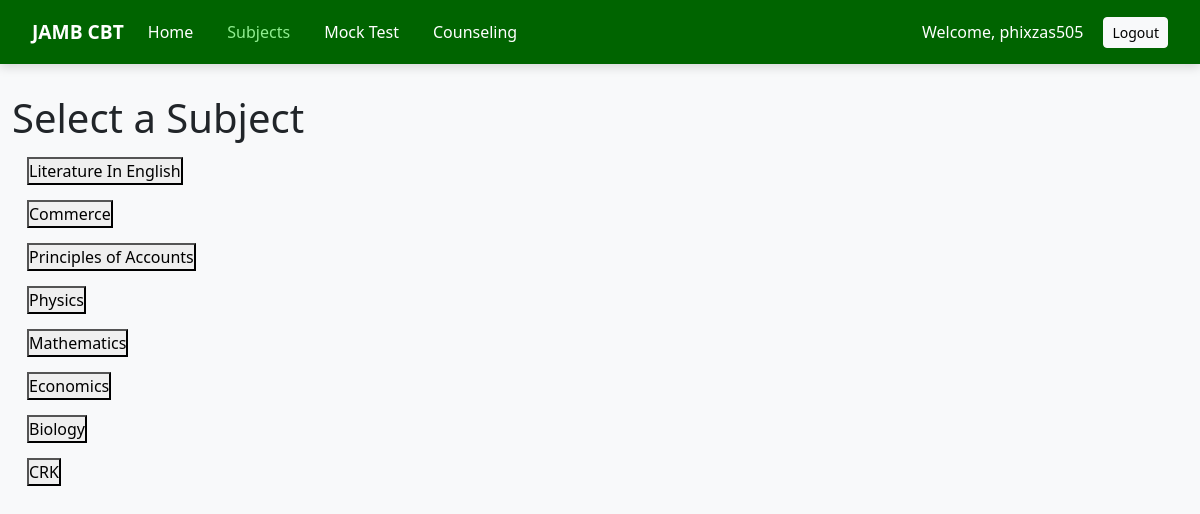
/exams/subjects/ (signed in), run on the app's committed database.
### exams/models.py (models this page shows, shortened)
class Subject(models.Model):
    name = models.CharField(max_length=200)

### exams/views.py (the view)
# urls.py: path("subjects/", views.subjects, name="subjects"),
def subjects(request):
    subjects = Subject.objects.exclude(name__iexact="use of english")
    return render(
        request,
        "exams/subjects.html",
        {
            "subjects": subjects
        }
    )

### exams/templates/exams/subjects.html
{% extends "exams/base.html" %}
{% block content %}
<h1>Select a Subject</h1>
{% for subject in subjects %}
<div style="margin:15px">
<a href="/exams/past/{{ subject.id }}/">
<button>{{ subject.name }}</button>
</a>
</div>
{% endfor %}
{% endblock %}

### exams/templates/exams/base.html (shortened to what this page needs)
<!DOCTYPE html>
<html lang="en">
<head>
    <link href="https://cdn.jsdelivr.net/npm/bootstrap@5.3.3/dist/css/bootstrap.min.css" rel="stylesheet">
</head>
<body>
    <nav class="navbar navbar-expand-lg navbar-dark">
        <div class="container-fluid">
            <a class="navbar-brand" href="{% url 'home' %}">JAMB CBT</a>
            <div class="collapse navbar-collapse justify-content-between" id="navbarNav">
                <ul class="navbar-nav flex-row flex-wrap justify-content-center gap-2">
                    <li class="nav-item">
                        <a class="nav-link {% if request.path == '/' %}active{% endif %}" href="{% url 'home' %}">Home</a>
                    </li>
                    <li class="nav-item">
                        <a class="nav-link {% if 'subjects' in request.path or 'past' in request.path %}active{% endif %}" href="{% url 'subjects' %}">Subjects</a>
                    </li>
                    <li class="nav-item">
                        <a class="nav-link {% if 'mock-test' in request.path %}active{% endif %}" href="{% url 'mock_test' %}">Mock Test</a>
                    </li>
                    <li class="nav-item">
                        <a class="nav-link {% if 'counseling' in request.path %}active{% endif %}" href="{% url 'counseling' %}">Counseling</a>
                    </li>
                </ul>
                <div class="d-flex align-items-center justify-content-center gap-2 mt-2 mt-lg-0">
                    {% if user.is_authenticated %}
                        <span class="welcome-text">Welcome, {{ user.username }}</span>
                        <a href="{% url 'logout' %}" class="btn btn-light btn-sm">Logout</a>
                    {% else %}
                        <a href="{% url 'login' %}" class="login-btn">Login</a>
                        <a href="{% url 'register' %}" class="register-btn">Register</a>
                    {% endif %}
                </div>
            </div>
        </div>
    </nav>
    <div class="container-fluid main-container">
        {% block content %}
        {% endblock %}
    </div>
</body>
</html>

### exams/templates/exams/base.html (style rules this page uses)
* { margin:0; padding:0; box-sizing:border-box; }
body { font-family:'Segoe UI', Arial, sans-serif; background-color:#f8f9fa; }
.navbar { background-color:#006400; box-shadow:0 3px 10px rgba(0,0,0,0.15); padding:12px 20px; }
.navbar-brand { color:white !important; font-weight:bold; font-size:1.2rem; }
.navbar-nav .nav-link { color:white !important; font-weight:500; margin-right:10px; }
.navbar-nav .nav-link:hover, .navbar-nav .nav-link.active { color:#90EE90 !important; }
.welcome-text { color:white; margin-right:12px; font-weight:500; }
.main-container { padding-top:30px; padding-bottom:50px; }

### data on the page
Subject: name "Literature In English"
Subject: name "Commerce"
Subject: name "Principles of Accounts"
Subject: name "Physics"
Subject: name "Mathematics"
Subject: name "Economics"
Subject: name "Biology"
Subject: name "CRK"

### other printed values
{{ user.username }} "phixzas505"
